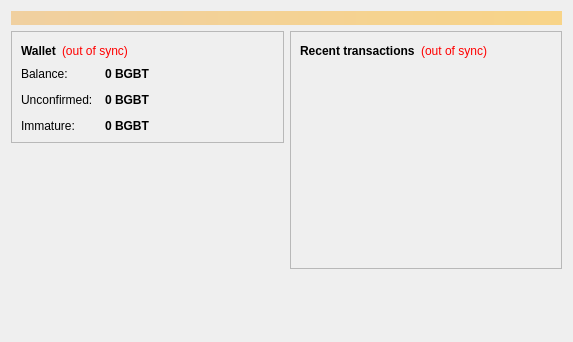
<?xml version="1.0" encoding="UTF-8"?>
<ui version="4.0">
 <class>OverviewPage</class>
 <widget class="QWidget" name="OverviewPage">
  <property name="geometry">
   <rect>
    <x>0</x>
    <y>0</y>
    <width>573</width>
    <height>342</height>
   </rect>
  </property>
  <property name="windowTitle">
   <string>Form</string>
  </property>
  <layout class="QVBoxLayout" name="topLayout">
   <item>
    <widget class="QLabel" name="labelAlerts">
     <property name="visible">
      <bool>false</bool>
     </property>
     <property name="styleSheet">
      <string notr="true">background-color: qlineargradient(x1: 0, y1: 0, x2: 1, y2: 0, stop:0 #F0D0A0, stop:1 #F8D488); color:#000000;</string>
     </property>
     <property name="wordWrap">
      <bool>true</bool>
     </property>
     <property name="margin">
      <number>3</number>
     </property>
    </widget>
   </item>
   <item>
    <layout class="QHBoxLayout" name="horizontalLayout" stretch="1,1">
     <item>
      <layout class="QVBoxLayout" name="verticalLayout_2">
       <item>
        <widget class="QFrame" name="frame">
         <property name="frameShape">
          <enum>QFrame::StyledPanel</enum>
         </property>
         <property name="frameShadow">
          <enum>QFrame::Raised</enum>
         </property>
         <layout class="QVBoxLayout" name="verticalLayout_4">
          <item>
           <layout class="QHBoxLayout" name="horizontalLayout_4">
            <item>
             <widget class="QLabel" name="label_5">
              <property name="font">
               <font>
                <weight>75</weight>
                <bold>true</bold>
               </font>
              </property>
              <property name="text">
               <string>Wallet</string>
              </property>
             </widget>
            </item>
            <item>
             <widget class="QLabel" name="labelWalletStatus">
              <property name="toolTip">
               <string>The displayed information may be out of date. Your wallet automatically synchronizes with the BigBit network after a connection is established, but this process has not completed yet.</string>
              </property>
              <property name="styleSheet">
               <string notr="true">QLabel { color: red; }</string>
              </property>
              <property name="text">
               <string notr="true">(out of sync)</string>
              </property>
              <property name="alignment">
               <set>Qt::AlignLeading|Qt::AlignLeft|Qt::AlignVCenter</set>
              </property>
             </widget>
            </item>
            <item>
             <spacer name="horizontalSpacer_2">
              <property name="orientation">
               <enum>Qt::Horizontal</enum>
              </property>
              <property name="sizeHint" stdset="0">
               <size>
                <width>40</width>
                <height>20</height>
               </size>
              </property>
             </spacer>
            </item>
           </layout>
          </item>
          <item>
           <layout class="QFormLayout" name="formLayout_2">
            <property name="fieldGrowthPolicy">
             <enum>QFormLayout::AllNonFixedFieldsGrow</enum>
            </property>
            <property name="horizontalSpacing">
             <number>12</number>
            </property>
            <property name="verticalSpacing">
             <number>12</number>
            </property>
            <item row="0" column="0">
             <widget class="QLabel" name="label">
              <property name="text">
               <string>Balance:</string>
              </property>
             </widget>
            </item>
            <item row="0" column="1">
             <widget class="QLabel" name="labelBalance">
              <property name="font">
               <font>
                <weight>75</weight>
                <bold>true</bold>
               </font>
              </property>
              <property name="cursor">
               <cursorShape>IBeamCursor</cursorShape>
              </property>
              <property name="toolTip">
               <string>Your current balance</string>
              </property>
              <property name="text">
               <string notr="true">0 BGBT</string>
              </property>
              <property name="textInteractionFlags">
               <set>Qt::LinksAccessibleByMouse|Qt::TextSelectableByKeyboard|Qt::TextSelectableByMouse</set>
              </property>
             </widget>
            </item>
            <item row="1" column="0">
             <widget class="QLabel" name="label_3">
              <property name="text">
               <string>Unconfirmed:</string>
              </property>
             </widget>
            </item>
            <item row="1" column="1">
             <widget class="QLabel" name="labelUnconfirmed">
              <property name="font">
               <font>
                <weight>75</weight>
                <bold>true</bold>
               </font>
              </property>
              <property name="cursor">
               <cursorShape>IBeamCursor</cursorShape>
              </property>
              <property name="toolTip">
               <string>Total of transactions that have yet to be confirmed, and do not yet count toward the current balance</string>
              </property>
              <property name="text">
               <string notr="true">0 BGBT</string>
              </property>
              <property name="textInteractionFlags">
               <set>Qt::LinksAccessibleByMouse|Qt::TextSelectableByKeyboard|Qt::TextSelectableByMouse</set>
              </property>
             </widget>
            </item>
            <item row="2" column="0">
             <widget class="QLabel" name="labelImmatureText">
              <property name="text">
               <string>Immature:</string>
              </property>
             </widget>
            </item>
            <item row="2" column="1">
             <widget class="QLabel" name="labelImmature">
              <property name="font">
               <font>
                <weight>75</weight>
                <bold>true</bold>
               </font>
              </property>
              <property name="toolTip">
               <string>Mined balance that has not yet matured</string>
              </property>
              <property name="text">
               <string notr="true">0 BGBT</string>
              </property>
              <property name="textInteractionFlags">
               <set>Qt::LinksAccessibleByMouse|Qt::TextSelectableByKeyboard|Qt::TextSelectableByMouse</set>
              </property>
             </widget>
            </item>
           </layout>
          </item>
         </layout>
        </widget>
       </item>
       <item>
        <spacer name="verticalSpacer">
         <property name="orientation">
          <enum>Qt::Vertical</enum>
         </property>
         <property name="sizeHint" stdset="0">
          <size>
           <width>20</width>
           <height>40</height>
          </size>
         </property>
        </spacer>
       </item>
	     <item>
         <widget class="QLabel" name="label_wallet_bgcoin">
          <property name="text">
           <string/>
          </property>
          <property name="pixmap">
           <pixmap resource="../bitcoin.qrc">:/images/wallet_bgcoin</pixmap>
          </property>
          <property name="scaledContents">
           <bool>false</bool>
          </property>
          <property name="alignment">
           <set>Qt::AlignCenter</set>
          </property>
          <property name="margin">
           <number>-2</number>
          </property>
         </widget>
        </item>
      </layout>
     </item>
     <item>
      <layout class="QVBoxLayout" name="verticalLayout_3">
       <item>
        <widget class="QFrame" name="frame_2">
         <property name="frameShape">
          <enum>QFrame::StyledPanel</enum>
         </property>
         <property name="frameShadow">
          <enum>QFrame::Raised</enum>
         </property>
         <layout class="QVBoxLayout" name="verticalLayout">
          <item>
           <layout class="QHBoxLayout" name="horizontalLayout_2">
            <item>
             <widget class="QLabel" name="label_4">
              <property name="text">
               <string>&lt;b&gt;Recent transactions&lt;/b&gt;</string>
              </property>
             </widget>
            </item>
            <item>
             <widget class="QLabel" name="labelTransactionsStatus">
              <property name="toolTip">
               <string>The displayed information may be out of date. Your wallet automatically synchronizes with the BigBit network after a connection is established, but this process has not completed yet.</string>
              </property>
              <property name="styleSheet">
               <string notr="true">QLabel { color: red; }</string>
              </property>
              <property name="text">
               <string notr="true">(out of sync)</string>
              </property>
              <property name="alignment">
               <set>Qt::AlignRight|Qt::AlignTrailing|Qt::AlignVCenter</set>
              </property>
             </widget>
            </item>
            <item>
             <spacer name="horizontalSpacer">
              <property name="orientation">
               <enum>Qt::Horizontal</enum>
              </property>
              <property name="sizeHint" stdset="0">
               <size>
                <width>40</width>
                <height>20</height>
               </size>
              </property>
             </spacer>
            </item>
           </layout>
          </item>
          <item>
           <widget class="QListView" name="listTransactions">
            <property name="styleSheet">
             <string notr="true">QListView { background: transparent; }</string>
            </property>
            <property name="frameShape">
             <enum>QFrame::NoFrame</enum>
            </property>
            <property name="verticalScrollBarPolicy">
             <enum>Qt::ScrollBarAlwaysOff</enum>
            </property>
            <property name="horizontalScrollBarPolicy">
             <enum>Qt::ScrollBarAlwaysOff</enum>
            </property>
            <property name="selectionMode">
             <enum>QAbstractItemView::NoSelection</enum>
            </property>
           </widget>
          </item>
         </layout>
        </widget>
       </item>
       <item>
        <spacer name="verticalSpacer_2">
         <property name="orientation">
          <enum>Qt::Vertical</enum>
         </property>
         <property name="sizeHint" stdset="0">
          <size>
           <width>20</width>
           <height>40</height>
          </size>
         </property>
        </spacer>
       </item>
      </layout>
     </item>
    </layout>
   </item>
  </layout>
 </widget>
 <resources/>
 <connections/>
</ui>
